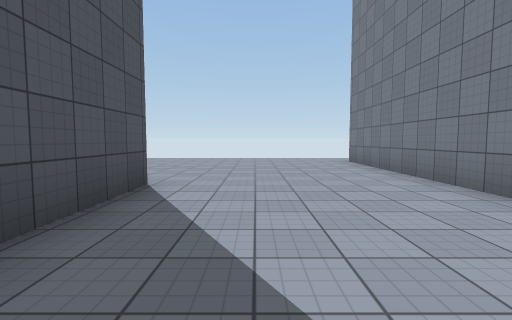
View 1 (above)

21 first-person views from a walk through a scene from a Unity 3-D project. The camera is 1.3 m above the floor, tilts 4° down and sees 85° across. The floor is counted in squares, 2 m on a side. Each view is taken from the middle of a square. On the plan, view 1 faces up. The plan holds only what a view shows up to about 9 squares ahead; the rest is blank. The place goes on beyond the plan. The player character is not drawn. Surface patterns are stand-ins for the level's own textures.

View 2
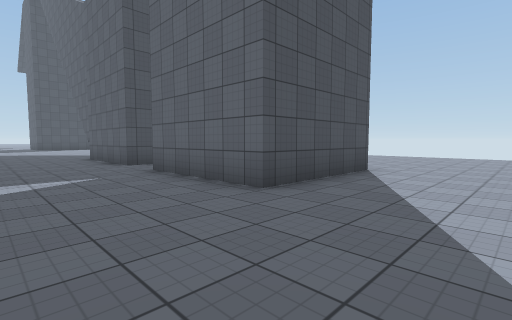

View 3
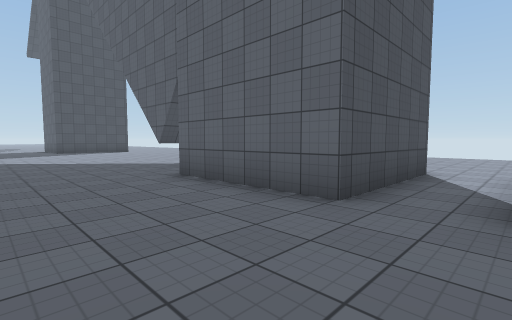

View 4
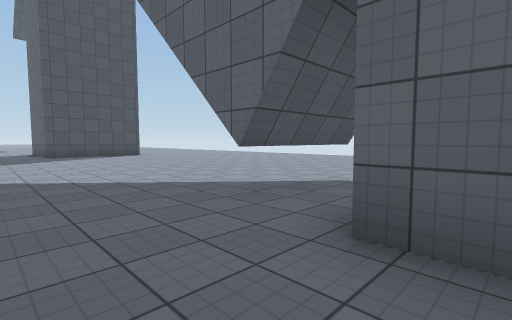

View 5
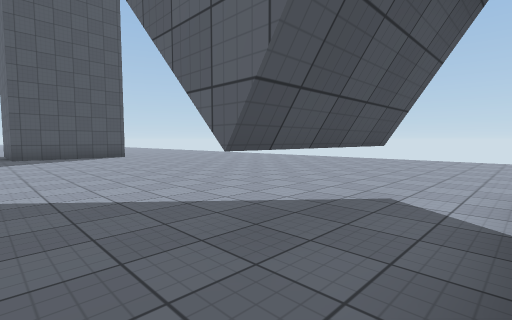

View 6
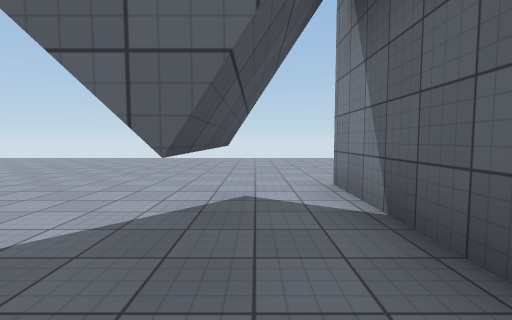

View 7
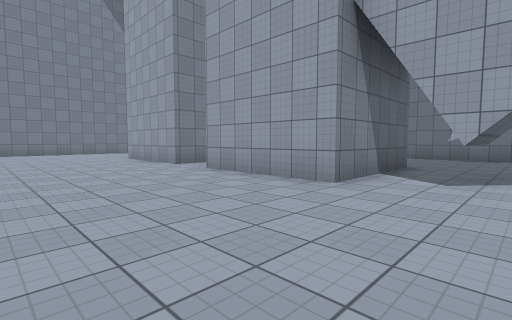

View 8
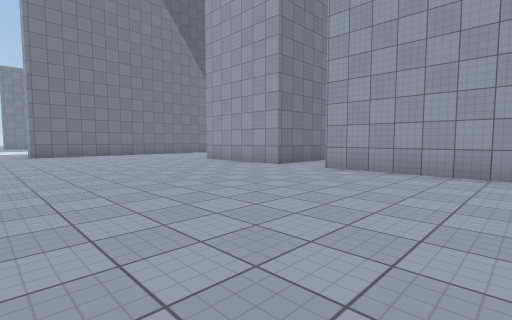

View 9
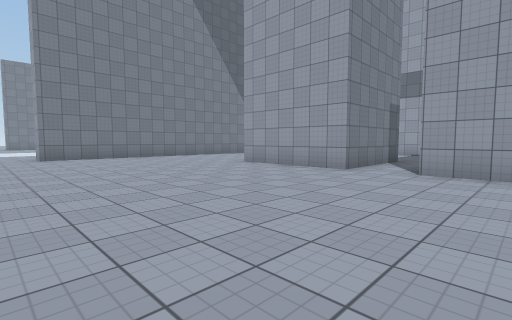

View 10
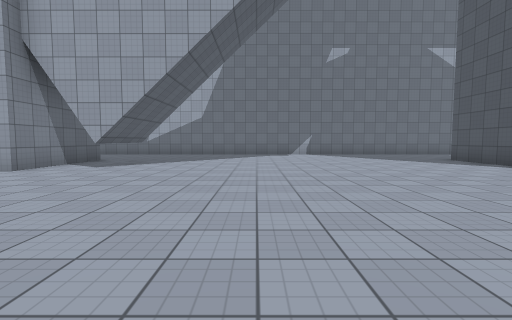

View 11
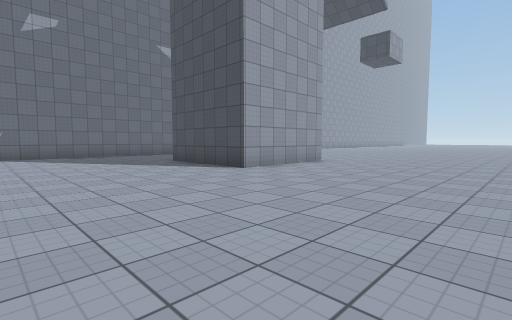

View 12
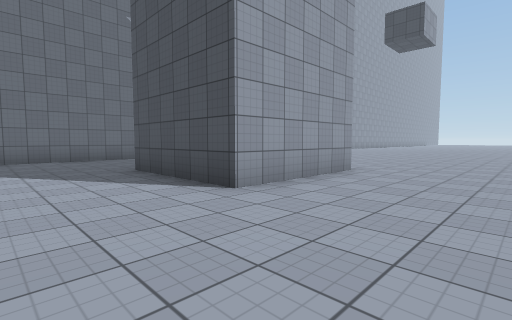

View 13
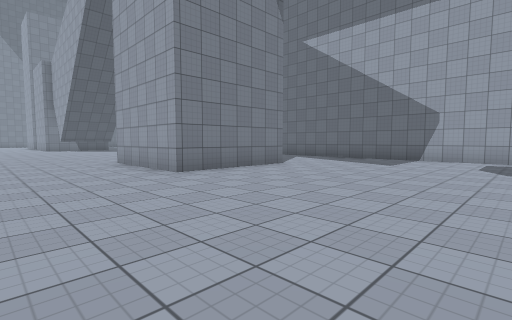

View 14
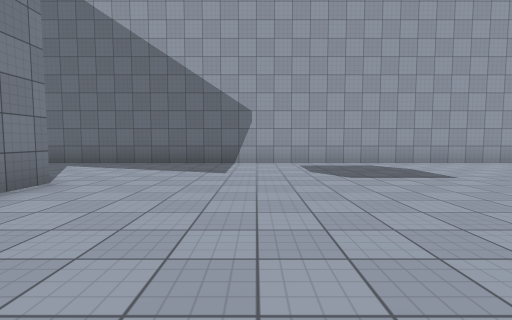

View 15
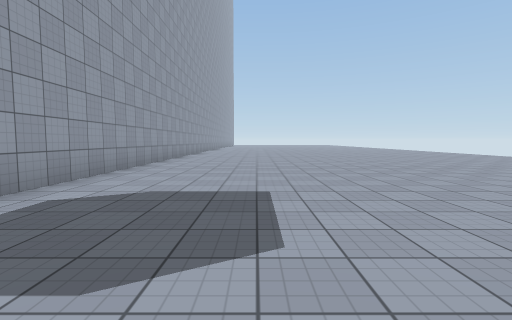

View 16
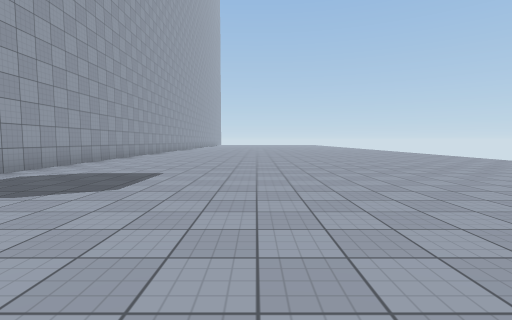

View 17
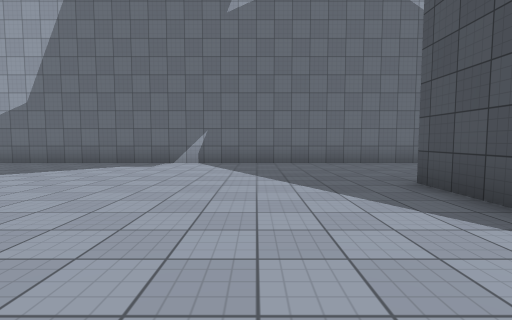

View 18
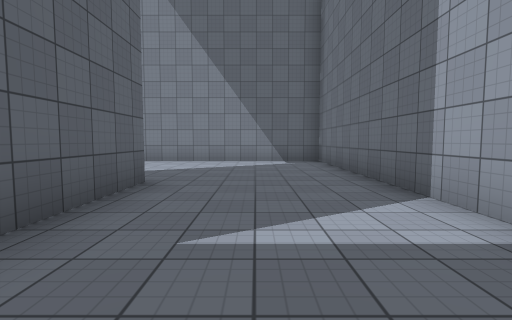

View 19
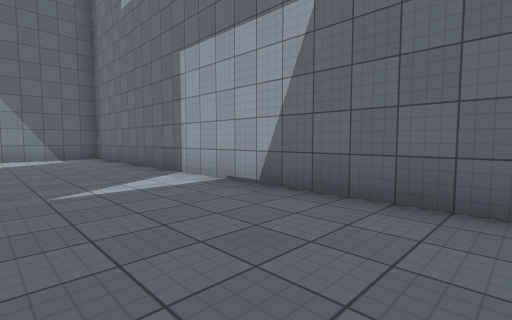

View 20
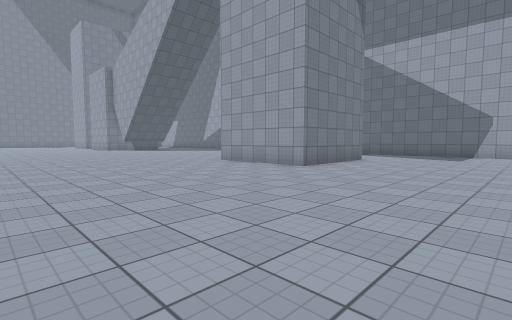

View 21
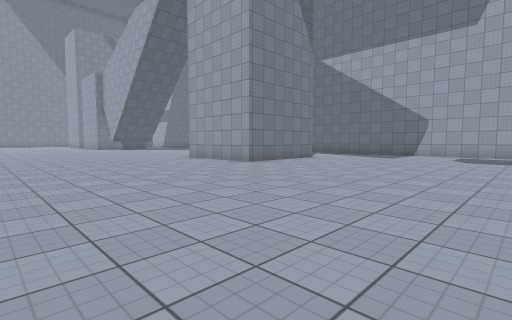

### Floor plan
Points are (right, up) in squares from view 1. A wall is a line through its corners. A room is listed if a view was taken in it or the views show most of it. See-through windows are left out.
Room 1 (views 1, 2, 3, 4, 5, 6, 7, 8, 9, 10, 11, 12, 13, 14, 15, 16, 17, 18, 19, 20, 21)
walls: (-11.8, 3.7) (-11.3, 3.7) (-11.3, 1.1) (-11.8, 1.1); (-9.8, 4.1) (-6.5, 4.1) (-6.5, 0.8) (-9.8, 0.8) (-9.8, 4.1); (-24.8, 0.8) (-24.8, 4.1) (-21.5, 4.1) (-21.5, 0.8) (-22, 0.8); (-8, -3) (2.9, -3) (2.9, 8.6); (-5, 4.1) (-1.6, 4.1) (-1.6, 0.8) (-5, 0.8) (-5, 4.1); (-35.5, -3) (-10.3, -3)
ways out: opening at (3, 9.5)

Positions as (right, up) in squares from view 1, and headings:
1: (0, 0), facing up
2: (1, -2), facing up-left
3: (-5, -2), facing up-left
4: (-9, -1), facing up-left
5: (-10, 0), facing up-left
6: (-11, 0), facing up
7: (-12, 8), facing down-right
8: (-10, 10), facing down-right
9: (-8, 10), facing down-right
10: (-15, 10), facing down
11: (-17, 9), facing down-left
12: (-19, 7), facing down-left
13: (-30, 7), facing down-right
14: (-28, 5), facing down
15: (-28, 0), facing left
16: (-26, 2), facing left
17: (-19, 5), facing down
18: (-6, -1), facing right
19: (-8, 0), facing down-right
20: (-29, 10), facing down-right
21: (-31, 10), facing down-right
